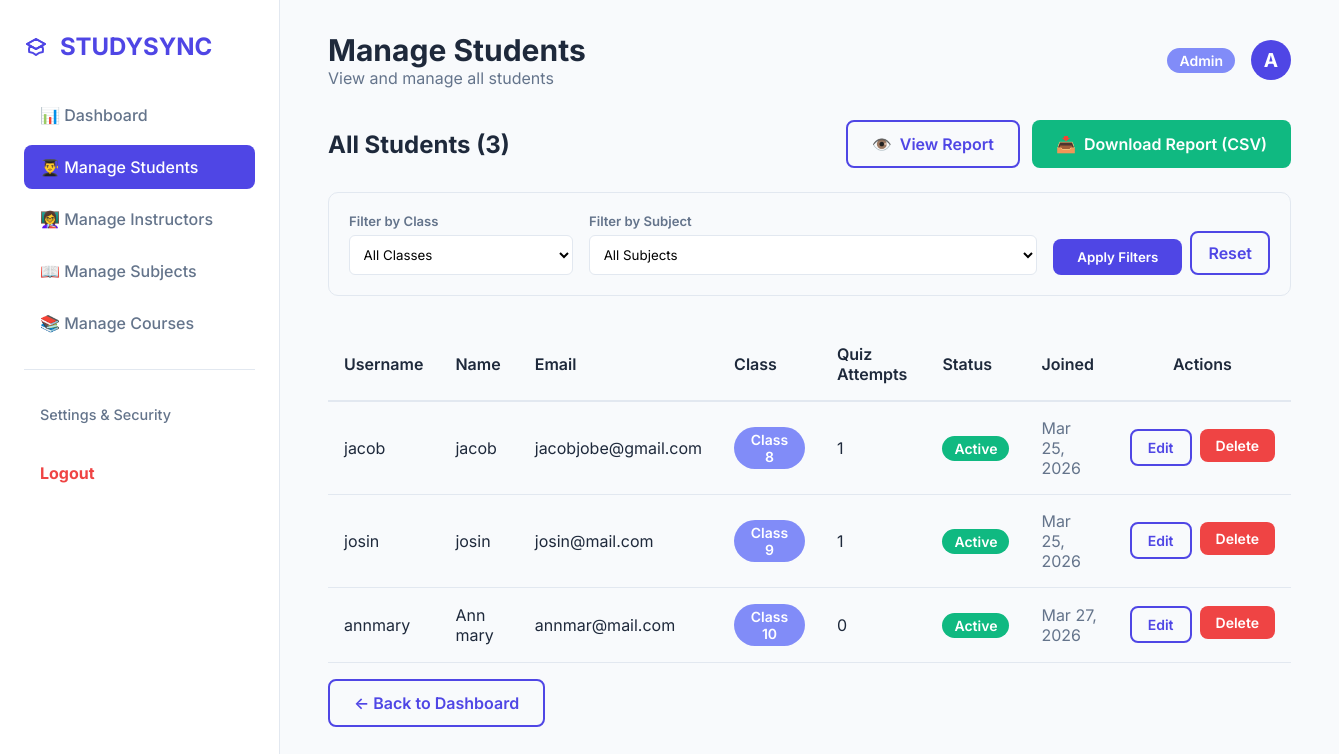
The page /management/students/ (signed in) on the database its author committed.
### lms_core/models.py (models this page shows, shortened)
class User(AbstractUser):
    ROLE_CHOICES = (
        ('ADMIN', 'Admin'),
        ('INSTRUCTOR', 'Instructor'),
        ('STUDENT', 'Student'),
    )
    role = models.CharField(max_length=20, choices=ROLE_CHOICES, default='STUDENT')

class StudentProfile(models.Model):
    GENDER_CHOICES = [('Male', 'Male'), ('Female', 'Female')]
    user = models.OneToOneField(User, on_delete=models.CASCADE, related_name='student_profile')
    current_class = models.IntegerField(choices=[(8, 'Class 8'), (9, 'Class 9'), (10, 'Class 10')], default=8)
    gender = models.CharField(max_length=10, choices=GENDER_CHOICES, default='Male')
    phone_number = models.CharField(max_length=10, default='')
    promoted_on = models.DateTimeField(auto_now_add=True)

### management_app/views.py (the view)
@login_required
def manage_students(request):
    if request.user.role != 'ADMIN':
        return redirect('dashboard')
    students = User.objects.filter(role='STUDENT').prefetch_related('student_profile', 'quiz_attempts')
    subjects = Subject.objects.all().order_by('name')
    subject_id = request.GET.get('subject')
    class_id = request.GET.get('class')
    if class_id:
        students = students.filter(student_profile__current_class=class_id)
    if subject_id:
        target_classes = Course.objects.filter(subject_id=subject_id).values_list('target_class', flat=True).distinct()
        students = students.filter(student_profile__current_class__in=target_classes)
    for student in students:
        current_class = getattr(student.student_profile, 'current_class', None)
        if current_class:
            student.enrolled_courses_list = Course.objects.filter(target_class=current_class)
        else:
            student.enrolled_courses_list = []
    context = {
        'users': students,
        'subjects': subjects,
        'title': 'Manage Students',
        'user_type': 'students',
        'selected_subject': subject_id,
        'selected_class': class_id,
    }
    return render(request, 'management_app/manage_students.html', context)

### management_app/templates/management_app/manage_students.html (shortened to what this page needs)
{% extends 'base.html' %}
{% block header_title %}Manage Students{% endblock %}
{% block header_subtitle %}View and manage all students{% endblock %}
{% block content %}
    <div style="display: flex; justify-content: space-between; align-items: center; margin-bottom: 1.5rem; flex-wrap: wrap; gap: 1rem;">
        <h2 style="margin: 0;">All Students ({{ users|length }})</h2>
        <div style="display: flex; gap: 0.75rem;">
            <a href="{% url 'student_report_view' %}?class={{ selected_class|default:'' }}&subject={{ selected_subject|default:'' }}" class="btn btn-outline" style="display: flex; align-items: center; gap: 0.5rem;">
                <span>👁️</span> View Report
            </a>
            <a href="{% url 'export_student_report' %}?class={{ selected_class|default:'' }}&subject={{ selected_subject|default:'' }}" class="btn" style="background: #10b981; color: white; display: flex; align-items: center; gap: 0.5rem;">
                <span>📥</span> Download Report (CSV)
            </a>
        </div>
    </div>
    <form method="get" style="display: flex; gap: 1rem; margin-bottom: 2rem; flex-wrap: wrap; background: #f8fafc; padding: 1.25rem; border-radius: 10px; border: 1px solid var(--border);">
        <div style="display: flex; flex-direction: column; gap: 0.4rem; flex: 1; min-width: 200px;">
            <label style="font-size: 0.82rem; font-weight: 600; color: var(--text-light);">Filter by Class</label>
            <select name="class" style="padding: 0.6rem; border-radius: 6px; border: 1px solid var(--border); background: white;">
                <option value="">All Classes</option>
            </select>
        </div>
        <div style="display: flex; flex-direction: column; gap: 0.4rem; flex: 2; min-width: 250px;">
            <label style="font-size: 0.82rem; font-weight: 600; color: var(--text-light);">Filter by Subject</label>
            <select name="subject" style="padding: 0.6rem; border-radius: 6px; border: 1px solid var(--border); background: white;">
                <option value="">All Subjects</option>
            </select>
        </div>
        <div style="display: flex; align-items: flex-end; gap: 0.5rem;">
            <button type="submit" class="btn" style="background: var(--primary); color: white; padding: 0.6rem 1.5rem;">Apply Filters</button>
            <a href="{% url 'manage_students' %}" class="btn btn-outline" style="padding: 0.6rem 1rem;">Reset</a>
        </div>
    </form>
    <div style="overflow-x: auto;">
        <table style="width: 100%; border-collapse: collapse;">
            <thead>
                <tr style="border-bottom: 2px solid var(--border);">
                    <th style="padding: 1rem; text-align: left; font-weight: 600; color: var(--text);">Username</th>
                    <th style="padding: 1rem; text-align: left; font-weight: 600; color: var(--text);">Name</th>
                    <th style="padding: 1rem; text-align: left; font-weight: 600; color: var(--text);">Email</th>
                    <th style="padding: 1rem; text-align: left; font-weight: 600; color: var(--text);">Class</th>
                    <th style="padding: 1rem; text-align: left; font-weight: 600; color: var(--text);">Quiz Attempts</th>
                    <th style="padding: 1rem; text-align: left; font-weight: 600; color: var(--text);">Status</th>
                    <th style="padding: 1rem; text-align: left; font-weight: 600; color: var(--text);">Joined</th>
                    <th style="padding: 1rem; text-align: center; font-weight: 600; color: var(--text);">Actions</th>
                </tr>
            </thead>
            <tbody>
                {% for user in users %}
                <tr style="border-bottom: 1px solid var(--border);">
                    <td style="padding: 1rem; color: var(--text);">{{ user.username }}</td>
                    <td style="padding: 1rem; color: var(--text);">{{ user.get_full_name|default:user.username }}</td>
                    <td style="padding: 1rem; color: var(--text);">{{ user.email|default:'-' }}</td>
                    <td style="padding: 1rem;">
                        <span class="badge" style="background: var(--primary-light); min-width: 70px; display: inline-block; text-align: center;">Class {{ user.student_profile.current_class|default:'N/A' }}</span>
                    </td>
                    <td style="padding: 1rem; color: var(--text);">{{ user.quiz_attempts.count|default:0 }}</td>
                    <td style="padding: 1rem;">
                        <span class="badge" style="background: {% if user.is_active %}#10b981{% else %}#ef4444{% endif %};">{{ user.is_active|yesno:"Active,Inactive" }}</span>
                    </td>
                    <td style="padding: 1rem; color: var(--text-light);">{{ user.date_joined|date:"M d, Y" }}</td>
                    <td style="padding: 1rem; text-align: center;">
                        <div style="display: flex; gap: 0.5rem; justify-content: center;">
                            <a href="{% url 'edit_user' user.pk %}" class="btn btn-outline" style="padding: 0.5rem 1rem; font-size: 0.875rem;">Edit</a>
                            {% if user != request.user %}
                                <form method="post" action="{% url 'delete_user' user.pk %}" style="display:inline;">
                                    <button type="submit" class="btn" style="padding: 0.5rem 1rem; font-size: 0.875rem; background: var(--danger); color: white;">Delete</button>
                                </form>
                            {% endif %}
                        </div>
                    </td>
                </tr>
                {% empty %}
                <tr>
                    <td colspan="8" style="padding: 2rem; text-align: center; color: var(--text-light);">No students found.</td>
                </tr>
                {% endfor %}
            </tbody>
        </table>
    </div>
<a href="{% url 'admin_dashboard' %}" class="btn btn-outline" style="margin-top: 1rem;">
    ← Back to Dashboard
</a>
{% endblock %}

### templates/base.html (shortened to what this page needs)
{% load static %}
<!DOCTYPE html>
<html lang="en">
<head>
    <link rel="stylesheet" href="{% static 'css/style.css' %}">
</head>
<body>
    <aside class="sidebar">
        <div class="brand">
            STUDYSYNC
        </div>
        <nav class="nav-links">
            {% if user.role == 'INSTRUCTOR' %}
            <a href="{% url 'dashboard' %}" class="{% if request.resolver_match.url_name == 'dashboard' or request.resolver_match.url_name == 'instructor_dashboard' %}active{% endif %}">📊 Dashboard</a>
            <a href="{% url 'instructor_dashboard' %}" class="{% if request.resolver_match.url_name == 'instructor_dashboard' %}active{% endif %}">📚 My Courses</a>
            <a href="{% url 'course_create' %}" class="{% if request.resolver_match.url_name == 'course_create' %}active{% endif %}">✏️ Create Content</a>
            <a href="{% url 'student_performance' %}" class="{% if request.resolver_match.url_name == 'student_performance' %}active{% endif %}">📈 View Scores</a>
            {% elif user.role == 'ADMIN' %}
            <a href="{% url 'admin_dashboard' %}" class="{% if request.resolver_match.url_name == 'admin_dashboard' %}active{% endif %}">📊 Dashboard</a>
            <a href="{% url 'manage_students' %}" class="{% if request.resolver_match.url_name == 'manage_students' %}active{% endif %}">👨‍🎓 Manage Students</a>
            <a href="{% url 'manage_instructors' %}" class="{% if request.resolver_match.url_name == 'manage_instructors' %}active{% endif %}">👩‍🏫 Manage Instructors</a>
            <a href="{% url 'manage_subjects' %}" class="{% if request.resolver_match.url_name == 'manage_subjects' %}active{% endif %}">📖 Manage Subjects</a>
            <a href="{% url 'manage_courses' %}" class="{% if request.resolver_match.url_name == 'manage_courses' %}active{% endif %}">📚 Manage Courses</a>
            {% endif %}
            <hr style="margin: 1rem 0; border: none; border-top: 1px solid var(--border);">
            <a href="{% url 'password_change' %}" style="font-size: 0.9rem; color: var(--text-light); margin-bottom: 0.5rem; display: block;">Settings & Security</a>
            <form method="post" action="{% url 'logout' %}">
                <button type="submit" style="color: var(--danger); font-weight: bold;">Logout</button>
            </form>
        </nav>
    </aside>
    <main class="main-content">
        <header class="header">
            <div>
                <h1>{% block header_title %}Welcome, {{ user.username }}{% endblock %}</h1>
                <p style="color: var(--text-light);">{% block header_subtitle %}Here is your snapshot{% endblock %}</p>
            </div>
            <div class="user-profile">
                <span class="badge">{{ user.get_role_display }}</span>
                <div style="width: 40px; height: 40px; background: var(--primary); border-radius: 50%; color: white; display: flex; align-items: center; justify-content: center; font-weight: bold; font-size: 1.2rem;">
                    {{ user.username|make_list|first|upper }}
                </div>
            </div>
        </header>
        {% block content %}{% endblock %}
    </main>
</body>
</html>

### static/css/style.css (style rules this page uses)
:root { --primary: #4f46e5; --primary-light: #818cf8; --primary-dark: #3730a3; --secondary: #10b981; --background: #f8fafc; --surface: #ffffff; --text: #1e293b; --text-light: #64748b; --border: #e2e8f0; --danger: #ef4444; }
* { margin: 0; padding: 0; box-sizing: border-box; font-family: 'Inter', -apple-system, sans-serif; }
body { background-color: var(--background); color: var(--text); display: flex; min-height: 100vh; }
.sidebar { width: 280px; background: var(--surface); border-right: 1px solid var(--border); padding: 2rem 1.5rem; display: flex; flex-direction: column; position: fixed; height: 100vh; z-index: 10; }
.brand { font-size: 1.5rem; font-weight: 700; color: var(--primary); margin-bottom: 2rem; display: flex; align-items: center; gap: 0.75rem; }
.nav-links { list-style: none; display: flex; flex-direction: column; gap: 0.5rem; }
.nav-links a, .nav-links button { display: flex; align-items: center; padding: 0.75rem 1rem; color: var(--text-light); text-decoration: none; border-radius: 0.5rem; font-weight: 500; transition: all 0.2s ease; border: none; background: none; width: 100%; text-align: left; cursor: pointer; font-size: 1rem; }
.nav-links a.active { background: var(--primary); color: white; }
.main-content { flex: 1; margin-left: 280px; padding: 2rem 3rem; }
.header { display: flex; justify-content: space-between; align-items: center; margin-bottom: 2rem; }
.header h1 { font-size: 1.875rem; color: var(--text); }
.user-profile { display: flex; align-items: center; gap: 1rem; }
.badge { padding: 0.25rem 0.75rem; border-radius: 999px; font-size: 0.875rem; font-weight: 600; background: var(--primary-light); color: white; }
.btn { display: inline-block; padding: 0.75rem 1.5rem; border-radius: 0.5rem; font-weight: 600; text-decoration: none; transition: all 0.2s; border: none; cursor: pointer; text-align: center; }
.btn-outline { background: transparent; border: 2px solid var(--primary); color: var(--primary); }

### rows shown on the page
User: role "Admin", username|make_list "A"
User: username "jacob", get_full_name "jacob", email "jacobjobe@gmail.com", student_profile.current_class "8", quiz_attempts.count "1", is_active "Active", date_joined "Mar 25, 2026", shows "Delete"
User: username "josin", get_full_name "josin", email "josin@mail.com", student_profile.current_class "9", quiz_attempts.count "1", is_active "Active", date_joined "Mar 25, 2026", shows "Delete"
User: username "annmary", get_full_name "Ann mary", email "annmar@mail.com", student_profile.current_class "10", quiz_attempts.count "0", is_active "Active", date_joined "Mar 27, 2026", shows "Delete"

### other values the page prints
{{ users|length }} "3"
